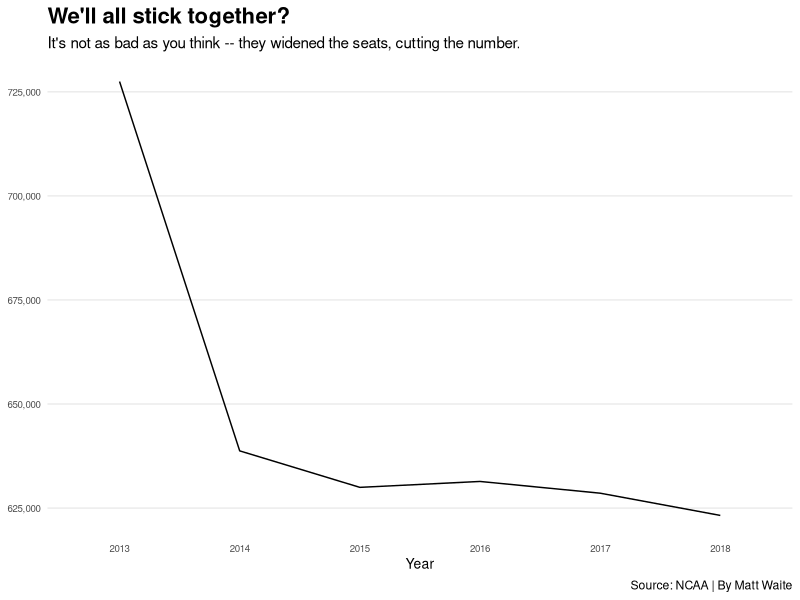

Write the R code that produced this figure.
## ---- chunk 1
library(tidyverse)
## ---- chunk 2
attendance <- read_csv('data/attendance.csv')
## ---- chunk 3
attendance
## ---- chunk 4
attendance %>% pivot_longer(cols = starts_with("20"), names_to = "Year", values_to = "Attendance")
## ---- chunk 5
longdata <- attendance %>% pivot_longer(cols = starts_with("20"), names_to = "Year", values_to = "Attendance")

longdata
## ---- chunk 6
longdata %>% pivot_wider(names_from = Year, values_from = Attendance)
## ---- chunk 7
nebraska <- longdata %>% filter(Institution == "Nebraska")
## ---- chunk 8
ggplot(nebraska, aes(x=Year, y=Attendance, group=1)) + 
  geom_line() + 
  scale_y_continuous(labels = scales::comma) + 
  labs(x="Year", y="Attendance", title="We'll all stick together?", subtitle="It's not as bad as you think -- they widened the seats, cutting the number.", caption="Source: NCAA | By Matt Waite", color = "Outcome") +
  theme_minimal() + 
  theme(
    plot.title = element_text(size = 16, face = "bold"),
    axis.title = element_text(size = 10),
    axis.title.y = element_blank(),
    axis.text = element_text(size = 7),
    axis.ticks = element_blank(),
    panel.grid.minor = element_blank(),
    panel.grid.major.x = element_blank(),
    legend.position="bottom"
  )
